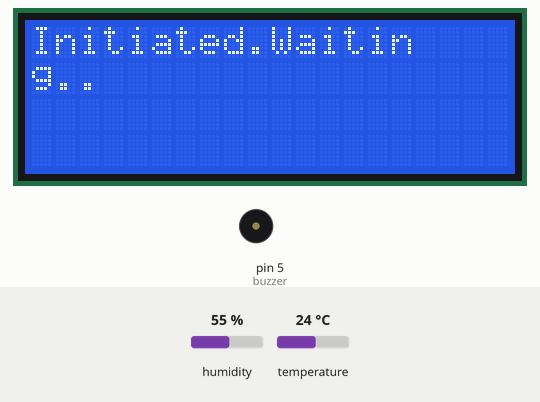
Simulated run of this sketch. Board: Arduino Uno, built with avr-gcc and run on an emulated ATmega328P. On the bench: 20×4 character LCD, buzzer (waves = sounding). The test bench sets the inputs (shaded band); at power-on: temperature 24 °C, humidity 55 %. What the sketch prints to the serial monitor is not drawn.

Above: at 2.2 s.
At 4.8 s:
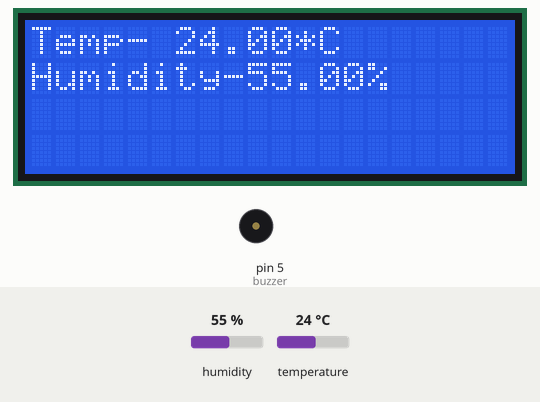
4.9 s: temperature set to 0 °C
At 11.6 s:
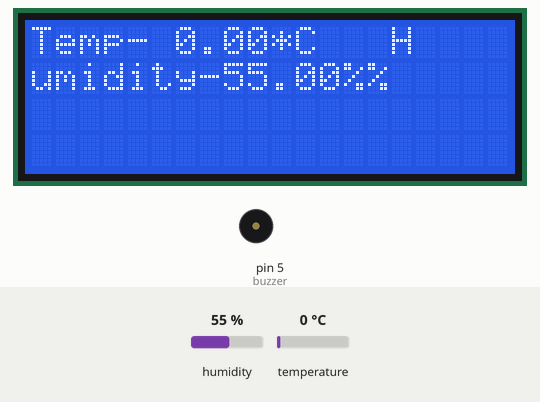
12.9 s: humidity set to 59 %
20.9 s: humidity set to 62 %
At 25.8 s:
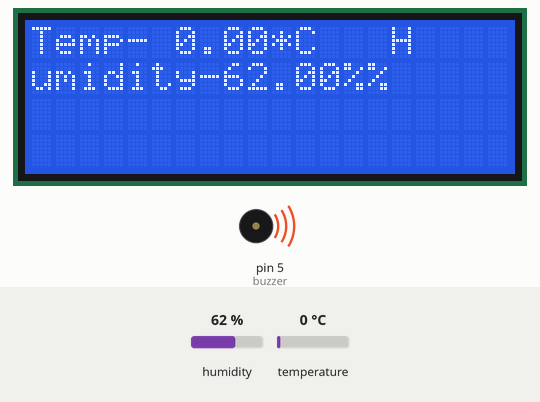
34.7 s: temperature set to 12 °C
At 41.9 s:
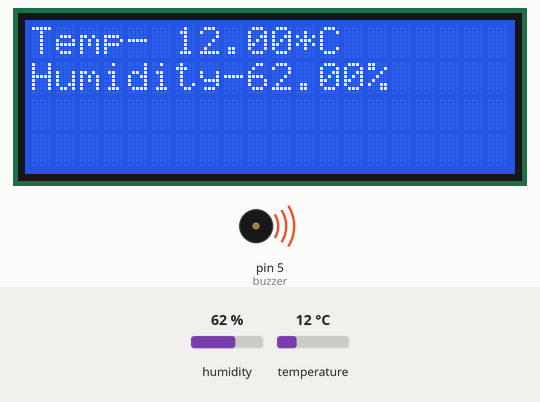
Timing chart, 0 to 43.6 s (numbered marks = the images above; inputs shaded):
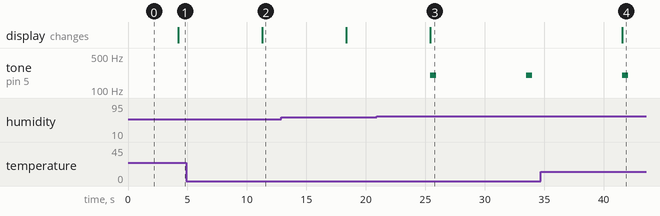

The sketch:

TempHumidity.ino
```cpp
#include "DHT.h"
#include <LiquidCrystal_I2C.h>
LiquidCrystal_I2C lcd(0x27, 16, 2);
DHT dht;
String message;
String message2;
byte buzzer;
void setup()
{
  Serial.begin(9600);
  Serial.println();
  Serial.println("Status\tHumidity (%)\tTemperature (C)\t(F)");
  dht.setup(2);   /* set pin for data communication */
  lcd.init();
  lcd.begin(20,4);
  lcd.backlight();
  writeLCD204("Initiated.Waiting..");
  delay(2000);
  buzzer=5;
  pinMode(buzzer,OUTPUT);
}

void loop()
{
  delay(dht.getMinimumSamplingPeriod());  /* Delay of amount equal to sampling period */

  float humidity = dht.getHumidity();     /* Get humidity value */
  float temperature = dht.getTemperature(); /* Get temperature value */

  message ="Temp- "+ String(temperature) + "*C   Humidity-" + String(humidity) + "%";
  message2="Humidity-" + String(humidity) + "%";
  writeLCD204(message);
 // writeLCD204Line(message2,2);


  if (humidity > 60.00){
    Serial.println("humidity is more");
    callBuzzer();
    }

  delay(5000);
}

void writeLCD204(String inputStr){
 int maxRow=findLines(inputStr);
 int totalLength=inputStr.length();
 for(int row=0; row<maxRow;row++){
  for (int thisColumn = 0; thisColumn < 16; thisColumn++) {
  lcd.setCursor(thisColumn,row);
  int currentPosition=16*row + thisColumn;
  if(currentPosition<totalLength){
    lcd.print(inputStr[16*row + thisColumn]);}
  }
 }
}

int findLines(String inputStr){
  float lines = inputStr.length()/16.0;//this is specific to 16*2 LCD display. That is were 16 is coming from.
  if (lines<=1.0){
    return 1;}
    else{return 2;}
}
void callBuzzer()
{tone(buzzer,200);
delay(500);
noTone(buzzer);
delay(500);}
```

Measured:
- the behaviour switches between 60 and 61 % on humidity (found by bisection; images 2 and 3)
- after the input at 4.9 s, the display: changes after 6.4 s (image 2)
- after the input at 20.9 s, tone on pin 5 (buzzer): alternates 200 Hz for 0.50 s and silent for 7.6 s, starting after 4.5 s; the display: changes after 4.5 s (image 3)
- after the input at 34.7 s, the display: changes after 6.9 s (image 4)
